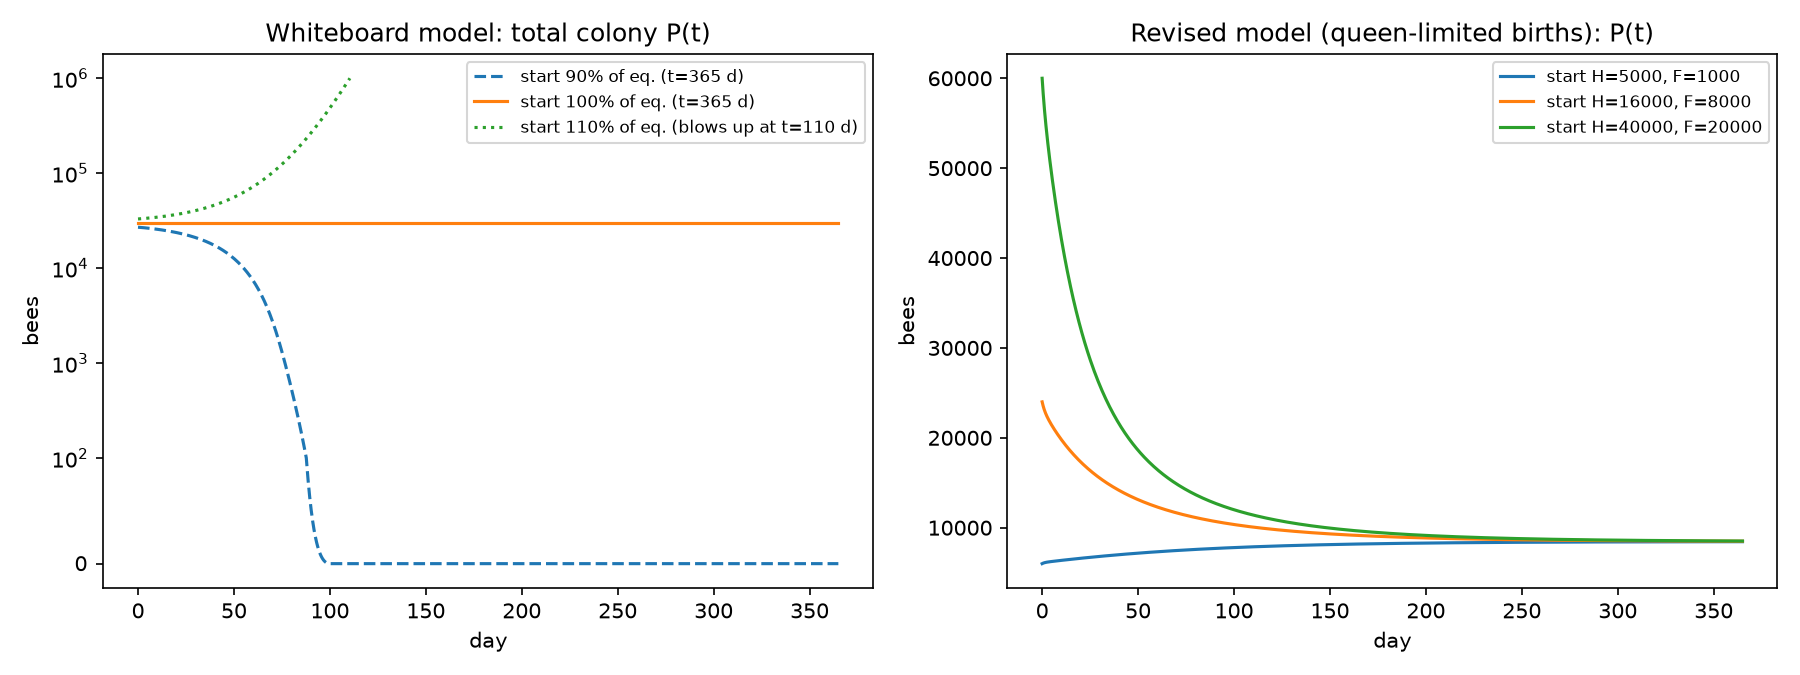

Write the Python code that produced this figure.
"""
HiMCM Part 1 -- two-compartment honeybee colony model.

State variables (number of adult bees):
    H = P_hive  : hive (nurse/house) bees
    F = P_for   : foragers
    P = H + F   : total colony

Model as written on the whiteboard:
    dH/dt = K1 * F * H / sqrt(F + H)  -  K2 * H / F  -  g1 * H
    dF/dt = K2 * H / F  -  K3 * F**a  -  g2 * F          (a = 1/2 as written)
    dP/dt = dH/dt + dF/dt

Term meanings (our reading):
    K1 * F*H/sqrt(F+H) : new adults emerging (needs foragers for food, hive bees for brood care)
    K2 * H/F           : hive bees recruited to foraging (more recruitment when foragers are scarce)
    K3 * F**a          : extra forager loss (e.g. lost while foraging / predation / pesticide)
    g1, g2             : background per-capita death rates

Also included: a "revised" model with a queen-limited birth rate and
social-inhibition recruitment (Khoury, Myerscough & Barron 2011, PLoS ONE 6(4):e18491)
for comparison.

Run:  .venv/bin/python bee_model.py
"""

from dataclasses import dataclass

import matplotlib.pyplot as plt
import numpy as np
from scipy.integrate import solve_ivp

EPS = 1e-9  # keeps H/F and sqrt finite when a compartment hits zero


# --------------------------------------------------------------------------
# Whiteboard model
# --------------------------------------------------------------------------
@dataclass
class Params:
    K1: float = 1.559e-3   # birth coefficient            [bees^(-1/2) / day]
    K2: float = 800.0      # recruitment coefficient      [bees / day]
    K3: float = 1.0        # extra forager loss coeff.    [bees^(1-a) / day]
    a: float = 0.5         # exponent on F in the K3 term (whiteboard: 1/2)
    g1: float = 0.01       # hive-bee death rate          [1/day]
    g2: float = 0.15       # forager death rate           [1/day]


def calibrate(H_star, F_star, g1=0.01, g2=0.15, K3=1.0, a=0.5):
    """Pick K1, K2 so that (H_star, F_star) is an equilibrium of the whiteboard model."""
    K2 = F_star / H_star * (K3 * F_star**a + g2 * F_star)
    K1 = (K2 * H_star / F_star + g1 * H_star) * np.sqrt(H_star + F_star) / (F_star * H_star)
    return Params(K1=K1, K2=K2, K3=K3, a=a, g1=g1, g2=g2)


def rhs(t, y, p: Params):
    H, F = np.maximum(y, 0.0)
    births = p.K1 * F * H / np.sqrt(F + H + EPS)
    recruit = p.K2 * H / (F + EPS)
    dH = births - recruit - p.g1 * H
    dF = recruit - p.K3 * F**p.a - p.g2 * F
    return [dH, dF]


def jacobian(H, F, p: Params, h=1e-3):
    """Numerical Jacobian of rhs at (H, F) -- used for equilibrium stability."""
    J = np.zeros((2, 2))
    y0 = np.array([H, F], dtype=float)
    for j in range(2):
        dy = np.zeros(2)
        dy[j] = h * max(1.0, abs(y0[j]))
        J[:, j] = (np.array(rhs(0, y0 + dy, p)) - np.array(rhs(0, y0 - dy, p))) / (2 * dy[j])
    return J


# --------------------------------------------------------------------------
# Revised model (Khoury et al. 2011 style) for comparison
# --------------------------------------------------------------------------
@dataclass
class RevisedParams:
    L: float = 2000.0      # max eggs/day the queen can lay
    w: float = 27000.0     # colony size at which births are half of L
    alpha: float = 0.25    # max recruitment rate when there are no foragers [1/day]
    sigma: float = 0.75    # strength of social inhibition by foragers
    g1: float = 0.0        # hive-bee death rate [1/day]
    g2: float = 0.24       # forager death rate  [1/day]


def rhs_revised(t, y, p: RevisedParams):
    H, F = np.maximum(y, 0.0)
    N = H + F + EPS
    births = p.L * N / (p.w + N)                            # saturates at L: no blow-up
    recruit = H * max(p.alpha - p.sigma * F / N, 0.0)       # finite when F = 0
    dH = births - recruit - p.g1 * H
    dF = recruit - p.g2 * F
    return [dH, dF]


# --------------------------------------------------------------------------
# Simulation helpers
# --------------------------------------------------------------------------
def blowup(t, y, *args):
    return 1e6 - (y[0] + y[1])        # stop if colony exceeds 1,000,000 bees
blowup.terminal = True


def simulate(f, y0, params, t_end=365.0):
    return solve_ivp(f, (0, t_end), y0, args=(params,), method="LSODA",
                     events=blowup, max_step=0.5, rtol=1e-8, atol=1e-6)


def main():
    # Calibrate so a 30,000-bee colony (20k hive / 10k foragers) is an equilibrium.
    H_star, F_star = 20000.0, 10000.0
    p = calibrate(H_star, F_star)
    print("Whiteboard model parameters:", p)

    eig = np.linalg.eigvals(jacobian(H_star, F_star, p))
    print(f"Equilibrium (H, F) = ({H_star:.0f}, {F_star:.0f}); Jacobian eigenvalues = {eig}")
    print("  -> stable" if np.all(eig.real < 0) else "  -> UNSTABLE (saddle/source)")

    fig, axes = plt.subplots(1, 2, figsize=(12, 4.5), sharey=False)

    ax = axes[0]
    for scale, ls in [(0.9, "--"), (1.0, "-"), (1.1, ":")]:
        sol = simulate(rhs, [scale * H_star, scale * F_star], p)
        H, F = sol.y
        end = f"blows up at t={sol.t[-1]:.0f} d" if sol.status == 1 else f"t={sol.t[-1]:.0f} d"
        print(f"  start at {scale:.0%} of equilibrium: final N = {max(H[-1] + F[-1], 0):,.0f} ({end})")
        ax.plot(sol.t, H + F, ls, label=f"start {scale:.0%} of eq. ({end})")
    ax.set_title("Whiteboard model: total colony P(t)")
    ax.set_xlabel("day"); ax.set_ylabel("bees"); ax.set_yscale("symlog", linthresh=100)
    ax.legend(fontsize=8)

    ax = axes[1]
    rp = RevisedParams()
    for y0 in [[5000, 1000], [16000, 8000], [40000, 20000]]:
        sol = simulate(rhs_revised, y0, rp)
        ax.plot(sol.t, sol.y[0] + sol.y[1], label=f"start H={y0[0]}, F={y0[1]}")
    ax.set_title("Revised model (queen-limited births): P(t)")
    ax.set_xlabel("day"); ax.set_ylabel("bees"); ax.legend(fontsize=8)

    fig.tight_layout()
    fig.savefig("bee_model.png", dpi=150)
    print("Saved bee_model.png")


if __name__ == "__main__":
    main()
